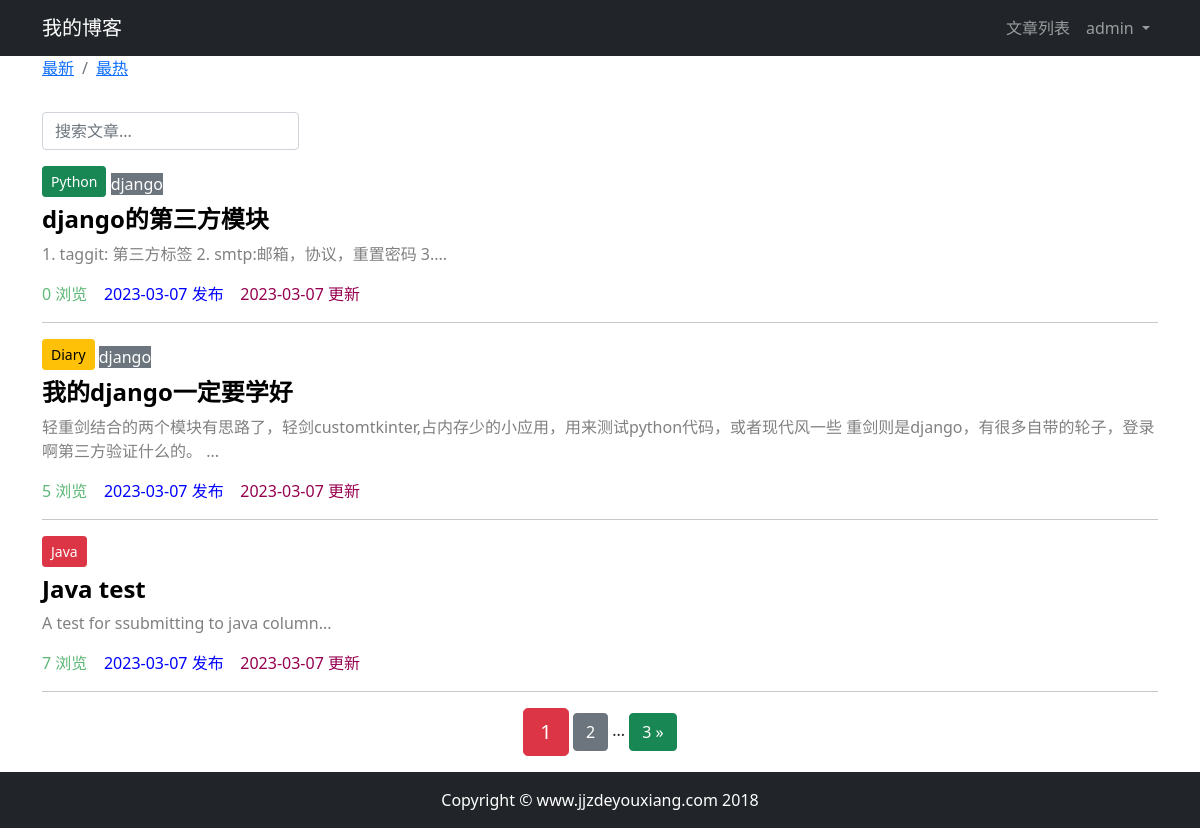
Screenshot of /article/article_list/ (signed in) with the database file from the repository.
### article/models.py (models this page shows, shortened)
class ArticlePost(models.Model):
    author = models.ForeignKey(User, on_delete=models.CASCADE)
    column = models.ForeignKey(ArticleColumn, on_delete=models.CASCADE,null=True,blank=True,related_name="articles")
    tags = TaggableManager(blank=True)
    total_views = models.PositiveIntegerField(default=0)
    title = models.CharField(max_length=200)
    content = models.TextField()
    created_time = models.DateTimeField(default=timezone.now)
    updated_time = models.DateTimeField(auto_now=True)
    class Meta: # class Meta提供元数据，也就是内部数据，这些信息不是某篇文章私有，而是整张表的共同行为。
        ordering = ('-created_time',)

class ArticleColumn(models.Model):
    title = models.CharField(max_length=200)
    created_at = models.DateTimeField(auto_now_add=True)
    def __str__(self):
        return self.title

### article/views.py (the view)
# urls.py: path('article_list/',views.article_list,name='article_list'),
def article_list(request):
    search = request.GET.get('search')
    order = request.GET.get('order')
    column = request.GET.get('column')
    tag=request.GET.get('tag')
    article_list = ArticlePost.objects.all()
    if search:
        from django.db.models import Q
        article_list = article_list.filter(Q(content__icontains=search) |
                                       Q(title__icontains=search))
        order = 'hot'
    else:
        search = ''
        order='normal'
    if column is not None and column.isdigit():
        article_list = article_list.filter(column=column)
    if tag and tag != 'None':
        article_list = article_list.filter(tags__name__in=[tag])
    if order == 'hot':
        article_list = article_list.order_by("-total_views")
    article_paginator = Paginator(article_list, 3)
    page_number = request.GET.get('page')
    articles = article_paginator.get_page(page_number)
    return render(request, 'article/article_list.html',
                  context={"articles": articles,
                           'order': order,
                           'search': search,
                           'column':column})

### article/templates/article/article_list.html (shortened to what this page needs)
{% extends "base.html" %}
{% block content %}
    <div class="container">
        <nav class="breadcrumb">
            <ol class="breadcrumb">
                <li class="breadcrumb-item">
                    <a href="{% url "article:article_list" %}?order=normal&search={{ search }}&column={{ column }}&tag={{ tag }}">最新</a>
                </li>
                <li class="breadcrumb-item">
                    <a href="{% url "article:article_list" %}?order=hot&search={{ search }}&column={{ column }}&tag={{ tag }}">最热</a>
                </li>
            </ol>
        </nav>
        <div class="row">
            <div class="col-auto mr-auto">
                <form class="form-inline">
                    <input type="text"
                           class="form-control mb-2 mr-sm-2"
                           name="search"
                           placeholder="搜索文章..."
                           required
                    >
                </form>
            </div>
        </div>
        <div class="row mt-2">
            {% for article in articles %}
                <div class="col-12">
                    {% if article.column %}
                        <button type="button"
                                class="btn btn-sm mb-2
                        {% if article.column.title == 'Python' %}
                            btn-success
                        {% elif article.column.title == 'Java' %}
                            btn-danger
                        {% elif article.column.title == 'Diary' %}
                            btn-warning
                        {% else %}
                            btn-dark
                        {% endif %}
                    ">
                            {{ article.column }}
                        </button>
                    {% endif %}
                    <span>
                        {% for tag in article.tags.all %}
                            <a href="{% url "article:article_list" %}?tag={{ tag }}&order=normal&search={{ search }}&column={{ column }}"
                               class=" btn-secondary"
                            style="text-decoration: none;">
                                {{ tag }}
                            </a>
                        {% endfor %}
                    </span>
                    <h4>
                        <b>
                            <a href="{% url "article:article_detail" article.id %}"
                               style="color: black;text-decoration:none;">{{ article.title }}</a>
                        </b>
                    </h4>
                    <div>
                        <p style="color: gray;">
                            {{ article.content |slice:'100' }}...
                        </p>
                    </div>
                    <p>
                        <span style="color: #5fb878">
                                {{ article.total_views }} 浏览&nbsp;&nbsp;&nbsp;
                        </span>
                        <span style="color: blue">
                               {{ article.created_time|date:'Y-m-d' }} 发布&nbsp;&nbsp;&nbsp;
                        </span>
                        <span style="color: #960050">
                               {{ article.updated_time|date:'Y-m-d' }} 更新&nbsp;&nbsp;&nbsp;
                        </span>
                    </p>
                    <hr>
                </div>
            {% endfor %}
        </div>
        <div class="pagination row">
            <div class="d-flex justify-content-center">
            <span class="step-links">
                <span class="current btn btn-danger btn-lg">
                    {{ articles.number }}
                </span>
                {% if articles.has_next %}
                    <a href="{% url "article:article_list" %}?page={{ articles.next_page_number }}&order={{ order }}&search={{ search }}&column={{ column }}&tag={{ tag }}"
                       class="btn btn-secondary"
                    >
                        {{ articles.next_page_number }}
                    </a>
                    <span>...</span>
                    <a href="{% url "article:article_list" %}?page={{ articles.paginator.num_pages }}&order={{ order }}&search={{ search }}&column={{ column }}&tag={{ tag }}"
                       class="btn btn-success"
                    >
                        {{ articles.paginator.num_pages }} &raquo;
                    </a>
                {% endif %}
            </span>
            </div>
        </div>
    </div>
{% endblock content %}

### article/templates/header.html (shortened to what this page needs)
<nav class="navbar navbar-expand-lg navbar-dark bg-dark">
    <div class="container">
        <a class="navbar-brand" href="#">我的博客</a>
        <div>
            <ul class="navbar-nav">
                <li class="nav-item">
                    <a class="nav-link" href="{% url "article:article_list" %}">文章列表</a>
                </li>
                {% if user.is_authenticated %}
                    <li class="nav-item dropdown">
                        <a class="nav-link dropdown-toggle" href="#" id="navbarDarkDropdownMenuLink" role="button"
                           data-bs-toggle="dropdown" aria-expanded="false">
                            {{ user.username }}
                        </a>
                    </li>
                {% else %}
                    <li class="nav-item">
                        <a class="nav-link" href="{% url 'userprofile:login' %}">登录</a>
                    </li>
                {% endif %}
            </ul>
        </div>
    </div>
</nav>

### rows the page displays
ArticlePost: column "Python", title "django的第三方模块", content "1. taggit: 第三方标签 2. smtp:邮箱，协议，重置密码 3.", total_views "0", created_time "2023-03-07", updated_time "2023-03-07"
Tag: name "django"
ArticlePost: column "Diary", title "我的django一定要学好", content "轻重剑结合的两个模块有思路了，轻剑customtkinter,占内存少的小应用，用来测试python代码，或者现代风一些 重剑则是django，有很多自带的轮子，登录啊第三方验证什么的。", total_views "5", created_time "2023-03-07", updated_time "2023-03-07"
ArticlePost: column "Java", title "Java test", content "A test for ssubmitting to java column", total_views "7", created_time "2023-03-07", updated_time "2023-03-07"

### other values shown
{{ user.username }} "admin"
{{ articles.number }} "1"
{{ articles.next_page_number }} "2"
{{ articles.paginator.num_pages }} "3"
